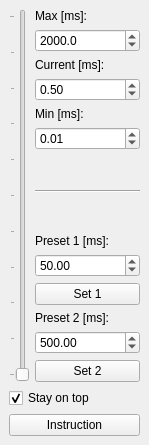
<?xml version="1.0" encoding="UTF-8"?>
<ui version="4.0">
 <class>camera_exposure_controller</class>
 <widget class="QMainWindow" name="camera_exposure_controller">
  <property name="geometry">
   <rect>
    <x>0</x>
    <y>0</y>
    <width>149</width>
    <height>445</height>
   </rect>
  </property>
  <property name="windowTitle">
   <string>MainWindow</string>
  </property>
  <widget class="QWidget" name="centralwidget">
   <layout class="QVBoxLayout" name="verticalLayout">
    <item>
     <layout class="QGridLayout" name="main_layout">
      <item row="0" column="1">
       <widget class="QLabel" name="label">
        <property name="sizePolicy">
         <sizepolicy hsizetype="Minimum" vsizetype="Fixed">
          <horstretch>0</horstretch>
          <verstretch>0</verstretch>
         </sizepolicy>
        </property>
        <property name="text">
         <string>Max [ms]:</string>
        </property>
        <property name="alignment">
         <set>Qt::AlignmentFlag::AlignBottom|Qt::AlignmentFlag::AlignLeading|Qt::AlignmentFlag::AlignLeft</set>
        </property>
       </widget>
      </item>
      <item row="3" column="1">
       <widget class="QDoubleSpinBox" name="spin_curr_ms">
        <property name="sizePolicy">
         <sizepolicy hsizetype="MinimumExpanding" vsizetype="Maximum">
          <horstretch>0</horstretch>
          <verstretch>0</verstretch>
         </sizepolicy>
        </property>
        <property name="decimals">
         <number>2</number>
        </property>
        <property name="maximum">
         <double>100000.000000000000000</double>
        </property>
        <property name="value">
         <double>0.500000000000000</double>
        </property>
       </widget>
      </item>
      <item row="5" column="1">
       <widget class="QDoubleSpinBox" name="spin_min_ms">
        <property name="sizePolicy">
         <sizepolicy hsizetype="MinimumExpanding" vsizetype="Maximum">
          <horstretch>0</horstretch>
          <verstretch>0</verstretch>
         </sizepolicy>
        </property>
        <property name="decimals">
         <number>2</number>
        </property>
        <property name="maximum">
         <double>100000.000000000000000</double>
        </property>
        <property name="value">
         <double>0.010000000000000</double>
        </property>
       </widget>
      </item>
      <item row="12" column="1">
       <widget class="QLabel" name="label_5">
        <property name="text">
         <string>Preset 2 [ms]:</string>
        </property>
       </widget>
      </item>
      <item row="9" column="1">
       <widget class="QLabel" name="label_4">
        <property name="text">
         <string>Preset 1 [ms]:</string>
        </property>
       </widget>
      </item>
      <item row="0" column="0" rowspan="15">
       <widget class="QSlider" name="slider_relative">
        <property name="sizePolicy">
         <sizepolicy hsizetype="Fixed" vsizetype="Expanding">
          <horstretch>0</horstretch>
          <verstretch>0</verstretch>
         </sizepolicy>
        </property>
        <property name="font">
         <font>
          <kerning>true</kerning>
         </font>
        </property>
        <property name="maximum">
         <number>100</number>
        </property>
        <property name="orientation">
         <enum>Qt::Orientation::Vertical</enum>
        </property>
        <property name="invertedAppearance">
         <bool>false</bool>
        </property>
        <property name="tickPosition">
         <enum>QSlider::TickPosition::TicksAbove</enum>
        </property>
        <property name="tickInterval">
         <number>10</number>
        </property>
       </widget>
      </item>
      <item row="16" column="0" colspan="2">
       <widget class="QPushButton" name="btn_instruction">
        <property name="text">
         <string>Instruction</string>
        </property>
       </widget>
      </item>
      <item row="2" column="1">
       <widget class="QLabel" name="label_2">
        <property name="sizePolicy">
         <sizepolicy hsizetype="Minimum" vsizetype="Fixed">
          <horstretch>0</horstretch>
          <verstretch>0</verstretch>
         </sizepolicy>
        </property>
        <property name="text">
         <string>Current [ms]:</string>
        </property>
        <property name="alignment">
         <set>Qt::AlignmentFlag::AlignBottom|Qt::AlignmentFlag::AlignLeading|Qt::AlignmentFlag::AlignLeft</set>
        </property>
       </widget>
      </item>
      <item row="8" column="1">
       <spacer name="verticalSpacer_2">
        <property name="orientation">
         <enum>Qt::Orientation::Vertical</enum>
        </property>
        <property name="sizeHint" stdset="0">
         <size>
          <width>20</width>
          <height>40</height>
         </size>
        </property>
       </spacer>
      </item>
      <item row="13" column="1">
       <widget class="QDoubleSpinBox" name="spin_preset2_ms">
        <property name="maximum">
         <double>100000.000000000000000</double>
        </property>
        <property name="value">
         <double>500.000000000000000</double>
        </property>
       </widget>
      </item>
      <item row="14" column="1">
       <widget class="QPushButton" name="btn_preset2">
        <property name="text">
         <string>Set 2</string>
        </property>
       </widget>
      </item>
      <item row="7" column="1">
       <widget class="Line" name="line">
        <property name="orientation">
         <enum>Qt::Orientation::Horizontal</enum>
        </property>
       </widget>
      </item>
      <item row="1" column="1">
       <widget class="QDoubleSpinBox" name="spin_max_ms">
        <property name="sizePolicy">
         <sizepolicy hsizetype="MinimumExpanding" vsizetype="Maximum">
          <horstretch>0</horstretch>
          <verstretch>0</verstretch>
         </sizepolicy>
        </property>
        <property name="decimals">
         <number>1</number>
        </property>
        <property name="maximum">
         <double>100000.000000000000000</double>
        </property>
        <property name="value">
         <double>2000.000000000000000</double>
        </property>
       </widget>
      </item>
      <item row="10" column="1">
       <widget class="QDoubleSpinBox" name="spin_preset1_ms">
        <property name="maximum">
         <double>100000.000000000000000</double>
        </property>
        <property name="value">
         <double>50.000000000000000</double>
        </property>
       </widget>
      </item>
      <item row="11" column="1">
       <widget class="QPushButton" name="btn_preset1">
        <property name="text">
         <string>Set 1</string>
        </property>
       </widget>
      </item>
      <item row="6" column="1">
       <spacer name="verticalSpacer">
        <property name="orientation">
         <enum>Qt::Orientation::Vertical</enum>
        </property>
        <property name="sizeHint" stdset="0">
         <size>
          <width>20</width>
          <height>40</height>
         </size>
        </property>
       </spacer>
      </item>
      <item row="4" column="1">
       <widget class="QLabel" name="label_3">
        <property name="sizePolicy">
         <sizepolicy hsizetype="Minimum" vsizetype="Fixed">
          <horstretch>0</horstretch>
          <verstretch>0</verstretch>
         </sizepolicy>
        </property>
        <property name="text">
         <string>Min [ms]:</string>
        </property>
        <property name="alignment">
         <set>Qt::AlignmentFlag::AlignBottom|Qt::AlignmentFlag::AlignLeading|Qt::AlignmentFlag::AlignLeft</set>
        </property>
       </widget>
      </item>
      <item row="15" column="0" colspan="2">
       <widget class="QCheckBox" name="chk_stayOnTop">
        <property name="text">
         <string>Stay on top</string>
        </property>
        <property name="checked">
         <bool>true</bool>
        </property>
       </widget>
      </item>
     </layout>
    </item>
   </layout>
  </widget>
 </widget>
 <resources/>
 <connections/>
</ui>
